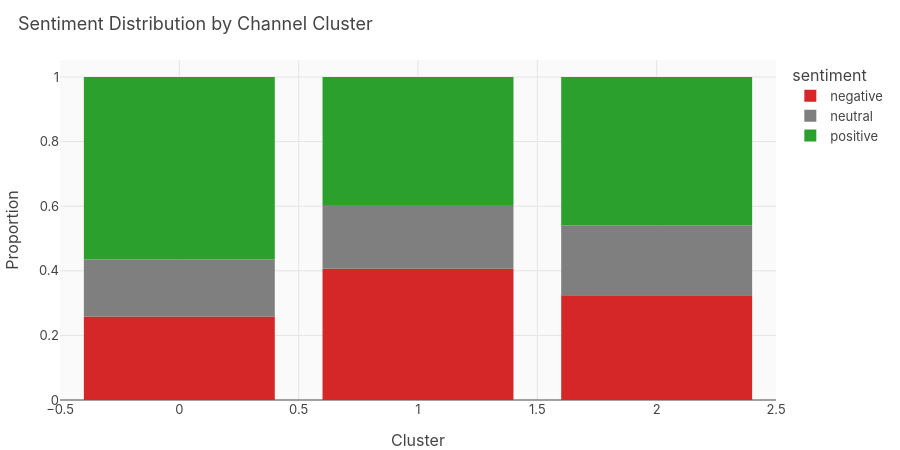

Here is the notebook cell this chart was saved with:
### Code cell
# Cross-reference: sentiment by channel cluster
if has_clusters:
    # Load video data to get video_id -> channel_id mapping
    video_channels = load_videos(['video_id', 'channel_id'])
    
    sent_with_channel = sent_sample.merge(video_channels, on='video_id', how='left')
    sent_with_channel = sent_with_channel.merge(
        channel_clusters[['channel_id', 'cluster_id']], on='channel_id', how='left')
    
    # Sentiment by cluster
    cluster_sent = sent_with_channel.dropna(subset=['cluster_id', 'sentiment'])
    if len(cluster_sent) > 0:
        top_clusters = cluster_sent['cluster_id'].value_counts().head(8).index
        cross = pd.crosstab(
            cluster_sent[cluster_sent['cluster_id'].isin(top_clusters)]['cluster_id'].astype(int),
            cluster_sent[cluster_sent['cluster_id'].isin(top_clusters)]['sentiment'],
            normalize='index'
        )
        fig = px.bar(cross.reset_index().melt(id_vars='cluster_id'),
            x='cluster_id', y='value', color='sentiment',
            title='Sentiment Distribution by Channel Cluster',
            labels={'value': 'Proportion', 'cluster_id': 'Cluster'},
            color_discrete_map={'positive': '#2ca02c', 'negative': '#d62728', 'neutral': '#7f7f7f'})
        fig.update_layout(height=450, width=900)
        fig.show()
else:
    print('Skipping cluster integration (no cluster data).')

### Figure 1 — Plotly figure (JSON) as saved in the notebook; plotly's stock layout.template omitted (floating-point values rounded to 4 significant figures)
{"data": [{"hovertemplate": "sentiment=negative<br>Cluster=%{x}<br>Proportion=%{y}<extra></extra>", "legendgroup": "negative", "marker": {"color": "#d62728", "pattern": {"shape": ""}}, "name": "negative", "orientation": "v", "showlegend": true, "textposition": "auto", "type": "bar", "x": [0, 1, 2], "xaxis": "x", "y": [0.2587, 0.4061, 0.3245], "yaxis": "y"}, {"hovertemplate": "sentiment=neutral<br>Cluster=%{x}<br>Proportion=%{y}<extra></extra>", "legendgroup": "neutral", "marker": {"color": "#7f7f7f", "pattern": {"shape": ""}}, "name": "neutral", "orientation": "v", "showlegend": true, "textposition": "auto", "type": "bar", "x": [0, 1, 2], "xaxis": "x", "y": [0.1763, 0.1973, 0.2161], "yaxis": "y"}, {"hovertemplate": "sentiment=positive<br>Cluster=%{x}<br>Proportion=%{y}<extra></extra>", "legendgroup": "positive", "marker": {"color": "#2ca02c", "pattern": {"shape": ""}}, "name": "positive", "orientation": "v", "showlegend": true, "textposition": "auto", "type": "bar", "x": [0, 1, 2], "xaxis": "x", "y": [0.5649, 0.3966, 0.4593], "yaxis": "y"}], "layout": {"barmode": "relative", "height": 450, "legend": {"title": {"text": "sentiment"}, "tracegroupgap": 0}, "title": {"text": "Sentiment Distribution by Channel Cluster"}, "width": 900, "xaxis": {"anchor": "y", "domain": [0.0, 1.0], "title": {"text": "Cluster"}}, "yaxis": {"anchor": "x", "domain": [0.0, 1.0], "title": {"text": "Proportion"}}}}
